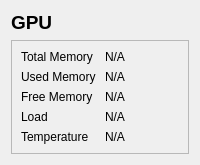
            <widget class="QWidget" name="gpu">
             <layout class="QVBoxLayout" name="verticalLayout_9">
              <item alignment="Qt::AlignTop">
               <widget class="QLabel" name="label_69">
                <property name="font">
                 <font>
                  <pointsize>14</pointsize>
                  <weight>75</weight>
                  <bold>true</bold>
                 </font>
                </property>
                <property name="text">
                 <string>GPU</string>
                </property>
               </widget>
              </item>
              <item>
               <widget class="QFrame" name="frame_9">
                <property name="sizePolicy">
                 <sizepolicy hsizetype="Preferred" vsizetype="Expanding">
                  <horstretch>0</horstretch>
                  <verstretch>0</verstretch>
                 </sizepolicy>
                </property>
                <property name="frameShape">
                 <enum>QFrame::StyledPanel</enum>
                </property>
                <property name="frameShadow">
                 <enum>QFrame::Raised</enum>
                </property>
                <layout class="QGridLayout" name="gridLayout_9">
                 <item row="0" column="0">
                  <widget class="QLabel" name="label_59">
                   <property name="text">
                    <string>Total Memory</string>
                   </property>
                  </widget>
                 </item>
                 <item row="0" column="1">
                  <widget class="QLabel" name="label_63">
                   <property name="text">
                    <string>N/A</string>
                   </property>
                  </widget>
                 </item>
                 <item row="1" column="0">
                  <widget class="QLabel" name="label_60">
                   <property name="text">
                    <string>Used Memory </string>
                   </property>
                  </widget>
                 </item>
                 <item row="1" column="1">
                  <widget class="QLabel" name="label_64">
                   <property name="text">
                    <string>N/A</string>
                   </property>
                  </widget>
                 </item>
                 <item row="2" column="0">
                  <widget class="QLabel" name="label_61">
                   <property name="text">
                    <string>Free Memory</string>
                   </property>
                  </widget>
                 </item>
                 <item row="2" column="1">
                  <widget class="QLabel" name="label_65">
                   <property name="text">
                    <string>N/A</string>
                   </property>
                  </widget>
                 </item>
                 <item row="3" column="0">
                  <widget class="QLabel" name="label_62">
                   <property name="text">
                    <string>Load</string>
                   </property>
                  </widget>
                 </item>
                 <item row="3" column="1">
                  <widget class="QLabel" name="label_66">
                   <property name="text">
                    <string>N/A</string>
                   </property>
                  </widget>
                 </item>
                 <item row="4" column="1">
                  <widget class="QLabel" name="label_68">
                   <property name="text">
                    <string>N/A</string>
                   </property>
                  </widget>
                 </item>
                 <item row="4" column="0">
                  <widget class="QLabel" name="label_67">
                   <property name="text">
                    <string>Temperature</string>
                   </property>
                  </widget>
                 </item>
                </layout>
               </widget>
              </item>
             </layout>
            </widget>
